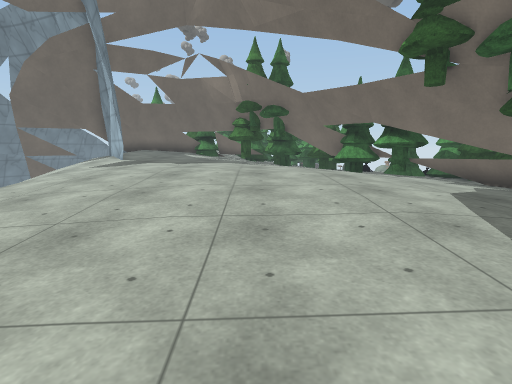
view 1 (above)

16 first-person views from a walk through a Unity game level. The camera is 1.3 m above the floor, tilts 8° down and sees 80° across. The floor is counted in squares, 1 m on a side. Each view is taken from the middle of a square. On the plan, view 1 faces up. The plan holds only what a view shows up to about 14 squares ahead; the rest is blank. The place goes on beyond the plan. Some animated figures are left out. Surface patterns are stand-ins for the level's own textures.

view 2
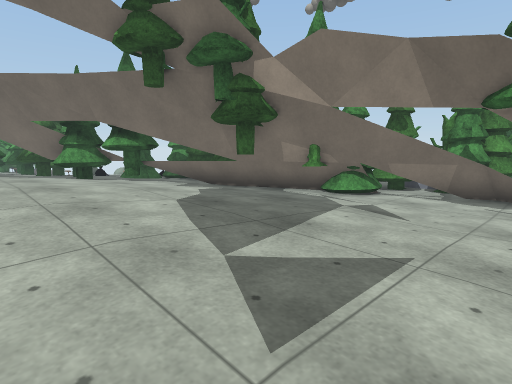

view 3
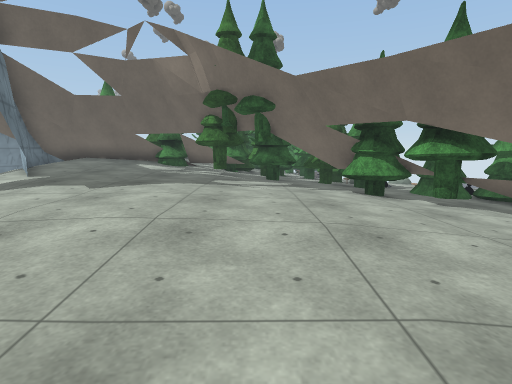

view 4
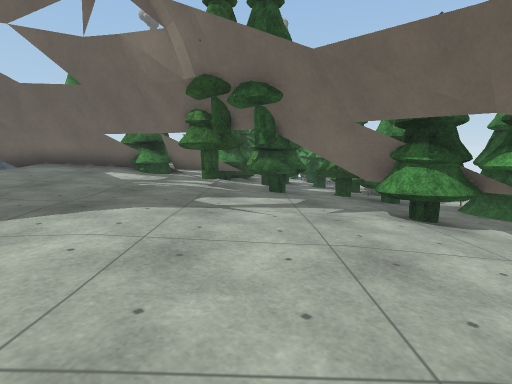

view 5
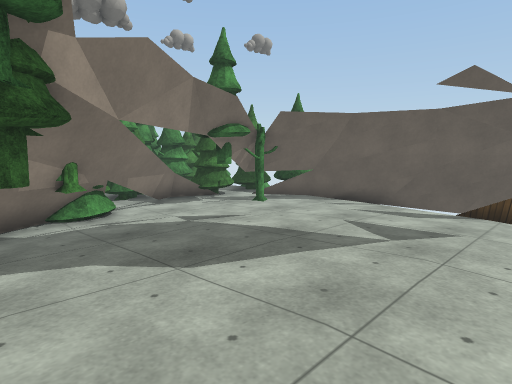

view 6
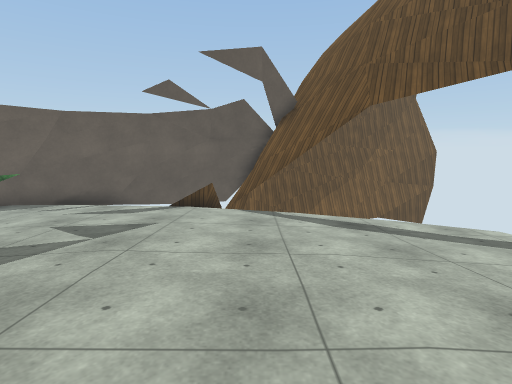

view 7
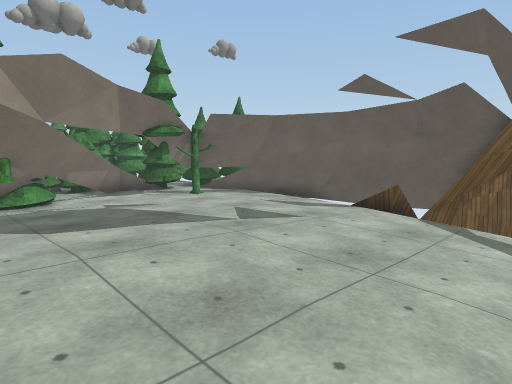

view 8
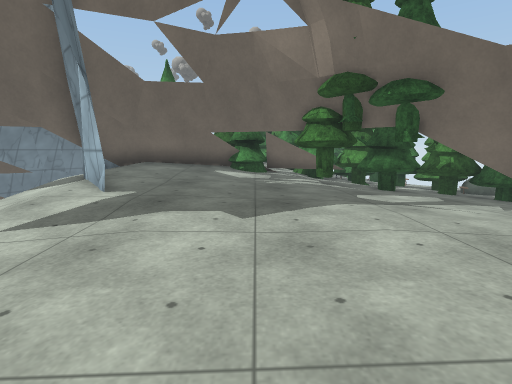

view 9
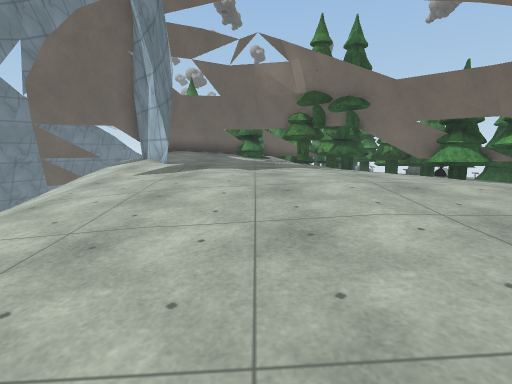

view 10
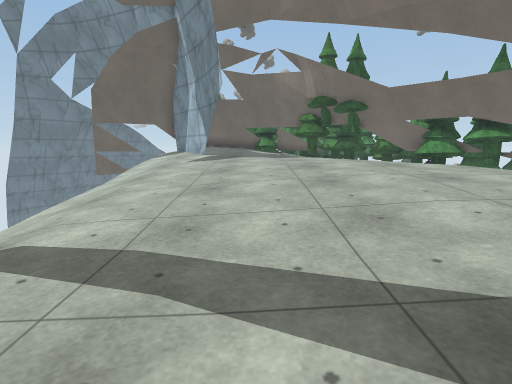

view 11
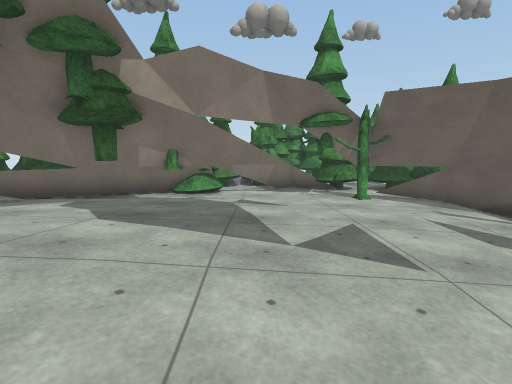

view 12
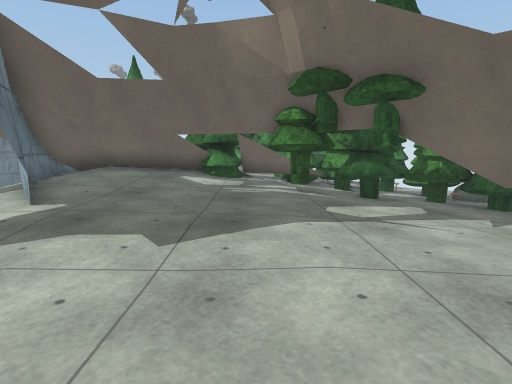

view 13
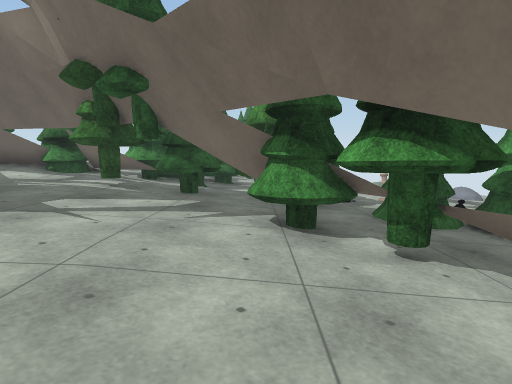

view 14
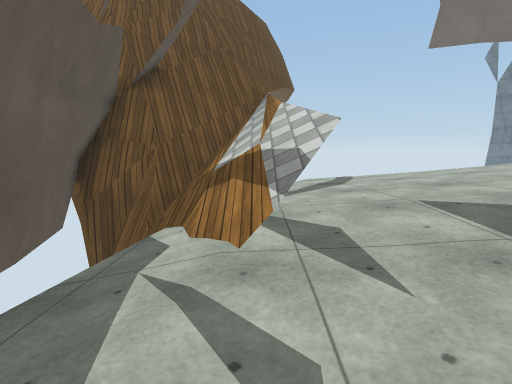

view 15
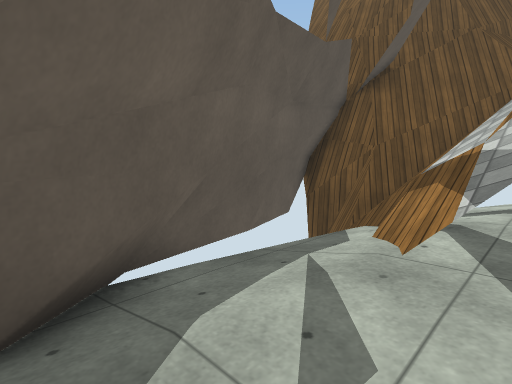

view 16
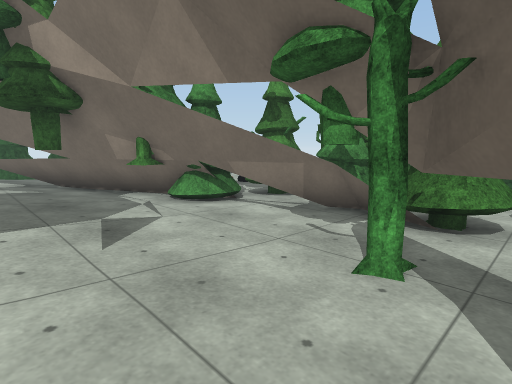

### Floor plan
Key: @ floor where view 1 was taken; # wall or solid block; x gap in a wall; . main floor; : floor 0.25 m higher than the main floor; - floor 0.25 m lower than the main floor; + floor 0.5 m higher than the main floor; _ floor 0.5 m lower than the main floor; < floor 0.75 m lower than the main floor; ( floor 1 m lower than the main floor; / step, stairs or slope; = window, fence, low wall or low ledge; ^ raised ledge; v drop or lower ground; T tree; O other object.
Columns run from 10 left of view 1 to 13 right of it. Each row starts with its distance up from view 1.
 22      T   OOOOT     ^   ^
 21    TTTT =TOTOTTTO ^^  ^^
 20  #=#######^   OO^ ^  ^^
 19  ####++:: ##OTO  ^^
 18 ###+++:::TT#T^^  ^^
 17  /#++::::..Ox^^^^T
 16  /##::::.....##TTTTT T
 15  //##:::......#OT^^T T
 14  //:#::::.....-#TT^T
 13  //. .:::......#OT^^#T
 12  //............--^^T
 11  //............--#^
 10  //............--_#=
  9  //-...........--__#^
  8  //--..........--_T#=^
  7  //_--.........--___TTT^
  6  v/__---......---___# TO
  5   //__---.....---____#^T
  4   //___-----.----____x^O
  3    /_____-------____<##O
  2     <_____-----_____<<^^
  1     /<______-______TT^TO
  0       //__@//#_____<#^TT
 -1        ////////____#^^TT
 -2          #//////<<##
 -3          ##/#///(#^T TT
 -4          ########^
 -5             ##vv

Where each view was taken, in squares from view 1:
view 1: 0 up, 0 right, facing up
view 2: 1 up, 1 right, facing up-right
view 3: 5 up, 1 right, facing up
view 4: 8 up, 1 right, facing up
view 5: 9 up, 1 right, facing down-right
view 6: 9 up, 0 right, facing down
view 7: 8 up, 2 left, facing down-right
view 8: 8 up, 3 left, facing up
view 9: 3 up, 3 left, facing up
view 10: 0 up, 4 left, facing up
view 11: 4 up, 1 left, facing right
view 12: 9 up, 2 left, facing up
view 13: 9 up, 4 right, facing up
view 14: 1 down, 8 right, facing left
view 15: 0 up, 8 right, facing down-left
view 16: 1 down, 6 right, facing up-right
